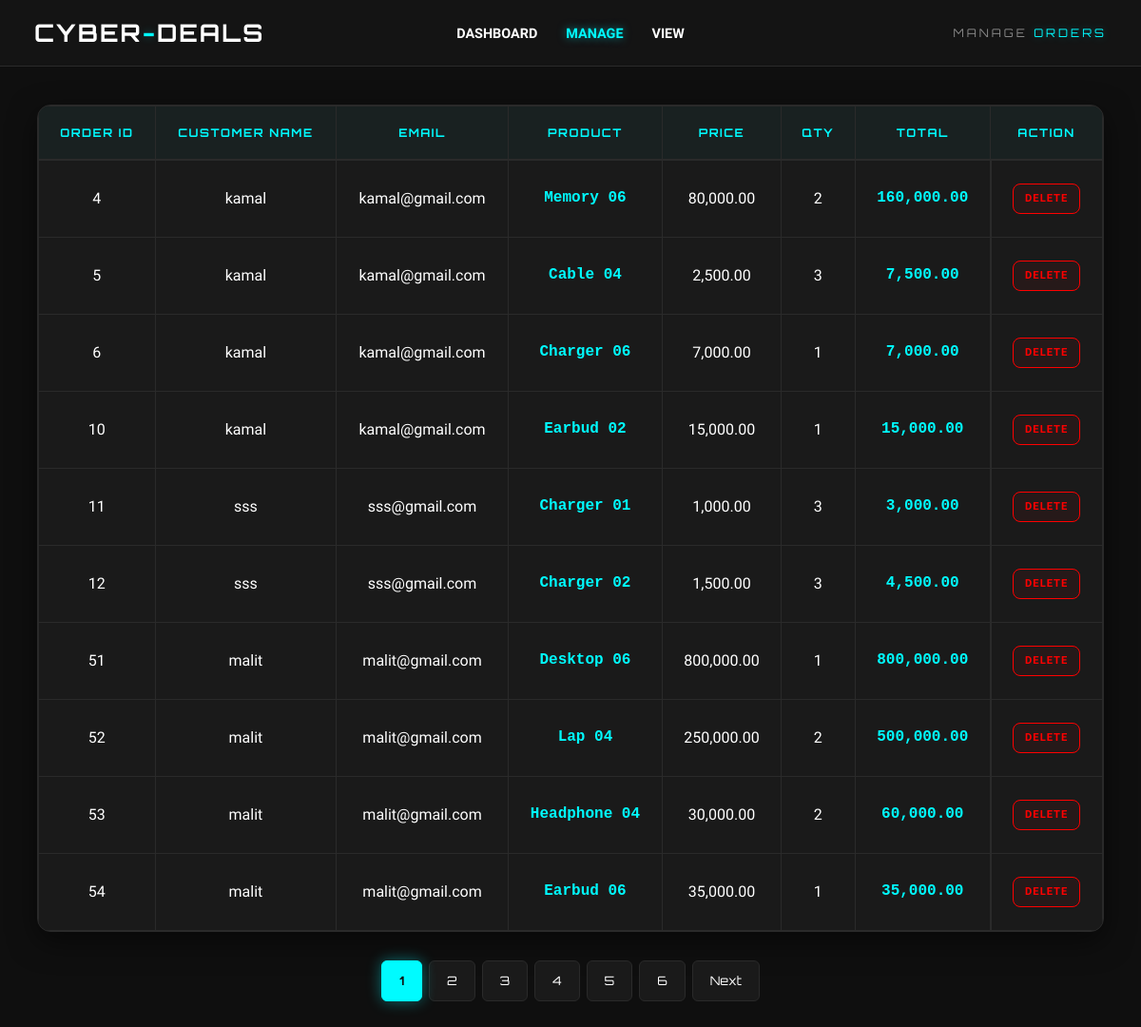
The page /public/admin/orders/manage_order.php on the database its author committed.
### tables this page shows
CREATE TABLE IF NOT EXISTS `orders` (
  `id` int(11) NOT NULL AUTO_INCREMENT,
  `user_id` int(11) NOT NULL,
  `product_id` int(11) NOT NULL,
  `cart_id` int(11) NOT NULL,
  `user_name` varchar(255) NOT NULL,
  `user_email` varchar(255) NOT NULL,
  `product_name` varchar(255) NOT NULL,
  `product_price` decimal(10,2) NOT NULL,
  `quantity` int(11) NOT NULL,
  `total_price` decimal(10,2) NOT NULL,
  PRIMARY KEY (`id`),
  KEY `user_id` (`user_id`),
  KEY `product_id` (`product_id`),
  KEY `cart_id` (`cart_id`)
);

### app/models/Order.php (called while the page is built, shortened)
<?php
class Order {
    private $conn;
    private $table_name = "orders";
    public function __construct($db) {
        $this->conn = $db;
    }
    public function readPaging($from_record_num, $records_per_page) {
        $query = "SELECT * FROM " . $this->table_name . " LIMIT ?, ?";
        $stmt = $this->conn->prepare($query);
        $stmt->bindParam(1, $from_record_num, PDO::PARAM_INT);
        $stmt->bindParam(2, $records_per_page, PDO::PARAM_INT);
        $stmt->execute();
        return $stmt;
    }
    public function count() {
        $query = "SELECT COUNT(*) as total_rows FROM " . $this->table_name;
        $stmt = $this->conn->prepare($query);
        $stmt->execute();
        $row = $stmt->fetch(PDO::FETCH_ASSOC);
        return $row['total_rows'];
    }
}
?>

### public/admin/orders/manage_order.php (the view, shortened to what this page needs)
<?php
$database = new Database();
$db = $database->getConnection();
$order = new Order($db);
$page = isset($_GET['page']) && is_numeric($_GET['page']) ? (int)$_GET['page'] : 1;
$records_per_page = 10;
$from_record_num = ($records_per_page * $page) - $records_per_page;
$stmt = $order->readPaging($from_record_num, $records_per_page);
$total_rows = $order->count();
$total_pages = ceil($total_rows / $records_per_page);
?>
<!DOCTYPE html>
<html lang="en">
<head>
    <link href="https://cdn.jsdelivr.net/npm/bootstrap@5.1.3/dist/css/bootstrap.min.css" rel="stylesheet">
    <link href="../../assets/css/staff/admin/order_view_manage.css" rel="stylesheet">
</head>
<body>
    <nav class="navbar">
        <div class="nav-content">
            <div class="brand-section">
                <a class="brand-name">CYBER<span class="blue">-</span>DEALS</a>
            </div>
            <ul class="nav-links">
                <li><a href="../dashboard.php">Dashboard</a></li>
                <li><a href="manage_order.php" class="active">Manage</a></li>
                <li><a href="view_order.php">View</a></li>
            </ul>
            <div class="nav-title">MANAGE <span class="blue">ORDERS</span></div>
        </div>
    </nav>
    <div class="container">
        <div class="main">
            <table class="table table-bordered align-middle">
                <thead>
                    <tr>
                        <th class="col-center">Order ID</th>
                        <th class="col-center">Customer Name</th>
                        <th class="col-center">Email</th>
                        <th class="col-center">Product</th>
                        <th class="col-center">Price</th>
                        <th class="col-center">Qty</th>
                        <th class="col-center">Total</th>
                        <th class="col-center">Action</th>
                    </tr>
                </thead>
                <tbody>
                <?php if ($stmt->rowCount() > 0): ?>
                    <?php while ($row = $stmt->fetch(PDO::FETCH_ASSOC)): ?>
                        <tr>
                            <td class="col-center"><?= htmlspecialchars($row['id']) ?></td>
                            <td class="col-center"><?= htmlspecialchars($row['user_name']) ?></td>
                            <td class="col-center"><?= htmlspecialchars($row['user_email']) ?></td>
                            <td class="col-center"><?= htmlspecialchars($row['product_name']) ?></td>
                            <td class="col-center"><?= number_format($row['product_price'], 2) ?></td>
                            <td class="col-center"><?= htmlspecialchars($row['quantity']) ?></td>
                            <td class="col-center"><?= number_format($row['total_price'], 2) ?></td>
                            <td class="col-center" style="text-align: center;">
                                <button class="btn btn-sm btn-danger"
                                        onclick="confirmDelete(<?= $row['id'] ?>, this)">
                                    Delete
                                </button>
                            </td>
                        </tr>
                    <?php endwhile; ?>
                <?php endif; ?>
                </tbody>
            </table>
        </div>
        <?php if ($total_pages > 1): ?>
            <nav>
                <ul class="pagination justify-content-center">
                    <?php for ($i = 1; $i <= $total_pages; $i++): ?>
                        <li class="page-item <?= ($i === $page) ? 'active' : '' ?>">
                            <a class="page-link" href="?page=<?= $i ?>"><?= $i ?></a>
                        </li>
                    <?php endfor; ?>
                    <?php if ($page < $total_pages): ?>
                        <li class="page-item">
                            <a class="page-link" href="?page=<?= $page + 1 ?>">Next</a>
                        </li>
                    <?php endif; ?>
                </ul>
            </nav>
        <?php endif; ?>
    </div>
</body>
</html>

### public/assets/css/staff/admin/order_view_manage.css (style rules this page uses)
:root { --accent-blue: #00fbff; --bg-deep: #0f0f0f; --bg-card: #1a1a1a; --bg-header: #141414; --border: #2a2a2a; --text-dim: #888; --text-main: #ffffff; --navbar-height: 70px; --radius-sm: 6px; --radius-md: 10px; --radius-lg: 14px; }
*, *::before, *::after { box-sizing: border-box; }
body { background-color: var(--bg-deep); color: var(--text-main); font-family: 'Rajdhani', sans-serif; margin: 0; line-height: 1.6; overflow-x: hidden; }
.blue { color: var(--accent-blue); text-shadow: 0 0 10px rgba(0, 251, 255, 0.3); }
.navbar { background-color: var(--bg-header); border-bottom: 1px solid var(--border); height: var(--navbar-height); position: fixed; top: 0; left: 0; width: 100%; z-index: 1002; display: flex; align-items: center; padding: 0; }
.nav-content { width: 94%; margin: 0 auto; display: grid; grid-template-columns: 1fr 2fr 1fr; align-items: center; }
.brand-section .brand-name { font-family: 'Orbitron', sans-serif; font-size: 1.6rem; letter-spacing: 2px; color: var(--text-main); text-decoration: none; font-weight: 700; }
.nav-links { display: flex; justify-content: center; gap: 30px; list-style: none; margin: 0; padding: 0; }
.nav-links a { color: var(--text-main); text-decoration: none; font-weight: 700; text-transform: uppercase; font-size: 0.9rem; transition: 0.3s; }
.nav-links a:hover, .nav-links a.active { color: var(--accent-blue); text-shadow: 0 0 10px rgba(0, 251, 255, 0.5); }
.nav-title { justify-self: end; font-family: 'Orbitron', sans-serif; font-size: 0.75rem; letter-spacing: 3px; color: var(--text-dim); text-transform: uppercase; }
.container { max-width: 95.5%; margin-top: calc(var(--navbar-height) + 40px); padding-bottom: 50px; }
.main { background: var(--bg-card); border: 1px solid var(--border); border-radius: var(--radius-lg); box-shadow: 0 10px 30px rgba(0,0,0,0.5); overflow: hidden; margin-bottom: 30px; }
.table { margin-bottom: 0; color: var(--text-main); border-color: var(--border); }
.table thead th { background: rgba(0, 251, 255, 0.03); padding: 18px 20px; font-family: 'Orbitron', sans-serif; font-size: 0.75rem; color: var(--accent-blue); text-transform: uppercase; border-bottom: 2px solid var(--border); letter-spacing: 1.5px; white-space: nowrap; }
.table thead th.col-center { text-align: center; }
.table tbody td { padding: 15px 20px; border-bottom: 1px solid var(--border); vertical-align: middle; background: transparent; color: var(--text-main); }
.table tbody td.col-center { text-align: center; }
.table tbody tr { transition: 0.4s; }
.table td.col-center:last-child { display: flex; gap: 10px; justify-content: center; align-items: center; height: 80px; border-bottom: none; }
.table td { height: 1px; }
.btn-danger.btn-sm { min-width: 70px; height: 32px; display: inline-flex; align-items: center; justify-content: center; padding: 0 12px; border-radius: 8px; font-size: 0.7rem; font-weight: 800; text-transform: uppercase; letter-spacing: 1px; transition: all 0.3s cubic-bezier(0.4, 0, 0.2, 1); cursor: pointer; position: relative; overflow: hidden; }
.btn-danger.btn-sm { background-color: rgba(255, 0, 0, 0.05) !important; border: 1px solid #ff0000 !important; color: #ff0000 !important; }
.table td button { display: inline-flex; flex-direction: row; gap: 0; padding: 0; }
.table td:nth-child(4), .table td:nth-child(7) { font-family: monospace; font-weight: bold; color: var(--accent-blue); }
.pagination { margin-top: 20px; gap: 8px; }
.page-link { background-color: var(--bg-card); border: 1px solid var(--border); color: var(--text-main); padding: 10px 18px; font-family: 'Orbitron', sans-serif; font-size: 0.8rem; border-radius: var(--radius-sm) !important; transition: 0.3s; }
.page-item.active .page-link { background-color: var(--accent-blue); border-color: var(--accent-blue); color: var(--bg-deep); font-weight: bold; box-shadow: 0 0 15px rgba(0, 251, 255, 0.4); }

### rows shown on the page
orders: id "4", user_name "kamal", user_email "kamal@gmail.com", product_name "Memory 06", product_price "80,000.00", quantity "2", total_price "160,000.00"
orders: id "5", user_name "kamal", user_email "kamal@gmail.com", product_name "Cable 04", product_price "2,500.00", quantity "3", total_price "7,500.00"
orders: id "6", user_name "kamal", user_email "kamal@gmail.com", product_name "Charger 06", product_price "7,000.00", quantity "1", total_price "7,000.00"
orders: id "10", user_name "kamal", user_email "kamal@gmail.com", product_name "Earbud 02", product_price "15,000.00", quantity "1", total_price "15,000.00"
orders: id "11", user_name "sss", user_email "sss@gmail.com", product_name "Charger 01", product_price "1,000.00", quantity "3", total_price "3,000.00"
orders: id "12", user_name "sss", user_email "sss@gmail.com", product_name "Charger 02", product_price "1,500.00", quantity "3", total_price "4,500.00"
orders: id "51", user_name "malit", user_email "malit@gmail.com", product_name "Desktop 06", product_price "800,000.00", quantity "1", total_price "800,000.00"
orders: id "52", user_name "malit", user_email "malit@gmail.com", product_name "Lap 04", product_price "250,000.00", quantity "2", total_price "500,000.00"
orders: id "53", user_name "malit", user_email "malit@gmail.com", product_name "Headphone 04", product_price "30,000.00", quantity "2", total_price "60,000.00"
orders: id "54", user_name "malit", user_email "malit@gmail.com", product_name "Earbud 06", product_price "35,000.00", quantity "1", total_price "35,000.00"
